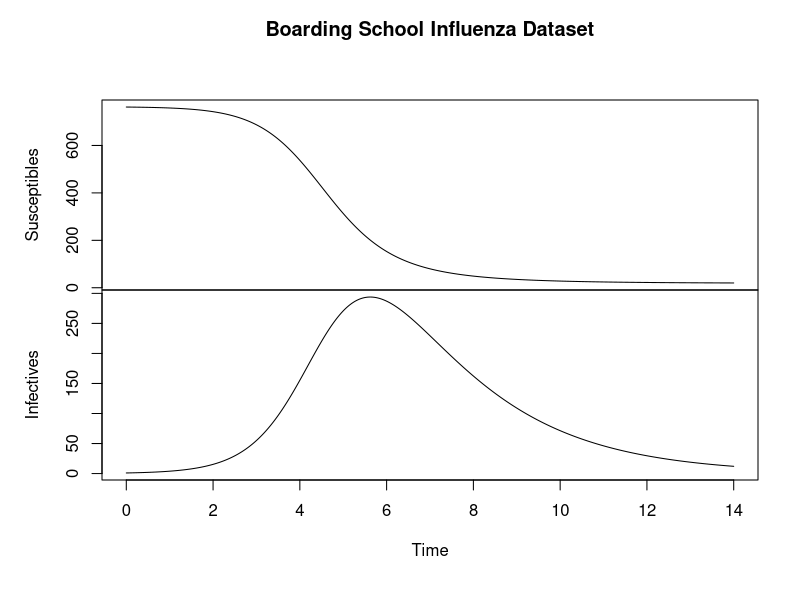

Here is the R script that generated this plot: (Note: this script raises an error after producing the figure.)
library("tidyverse")
library("ggplot2")
library("maxLik")

eulerSIR <- function(x0, theta, deltat, T){
  s=T/deltat  #number of steps
  iterations <- matrix(0,s+1,2)
  #put in initial values
  iterations[1,] <- x0
  #define f(S,I)
  S <- x0[1]
  I <- x0[2]
  for (i in 2:(s+1)) {
    #calculate
    dS <- -theta[1]*S*I
    dI <- theta[1]*S*I-theta[2]*I
    iterations[i,1] <- iterations[i-1,1]+ deltat*dS
    iterations[i,2] <- iterations[i-1,2]+deltat*dI
    S <- iterations[i,1]
    I <- iterations[i,2]
  }
  return(iterations)
}


dargatz <- eulerSIR(c(762,1),c(exp(-6),0.5),0.01,14)
colnames(dargatz) <- c("Susceptibles", "Infectives")
plot(ts(dargatz, start=0, deltat=0.01), main="Boarding School Influenza Dataset")

set.seed(123)
#ADDITIVE GAUSSIAN NOISE
add.loglike_epi <- function(theta, y, deltat, x0){
  N <- length(y)
  inc <- 1/deltat
  output <- eulerSIR(x0, exp(c(theta[1],theta[2])), deltat, N-1)
  index <- 1+(0:(N-1))*inc
  output <- output[index, 2]
  loglikeindiv <- dnorm(y, output, exp(theta[3]), log=TRUE)
  loglike <- sum(loglikeindiv)
  return (loglike)
}

Its.add <- rnorm(15, dargatz[1+(0:14)*100, 2],3)
loglike_epi(c(-6,log(0.5), 0), Its.add,0.01,c(762,1))

test1 <- maxLik(add.loglike_epi,start=c(-5,1,1),tol=-1,reltol=1e-12,y=Its.add,deltat=0.01,x0=c(762,1))
test.add <- logLik(test1)
add <- coef(test1)

add.pred <- eulerSIR(c(762,1), c(exp(add[1]), exp(add[2])),0.01, 14)

plot(ts(Its.add))

lq.add <- qnorm(0.025, add.pred[,2], exp(add[3]))
uq.add <- qnorm(0.975, add.pred[,2], exp(add[3]))

plot(ts(add.pred[,2],start=0,deltat=0.01), type="l",ylim=range(c(lq.add, uq.add)), lwd=0.6)
lines(ts(lq.add,start=0,deltat=0.01), lty=2, lwd=0.6, col=2)
lines(ts(uq.add,start=0,deltat=0.01), lty=2, lwd=0.6, col=2)


#MULTIPLICATIVE GAUSSIAN NOISE
mult.loglike_epi <- function(theta, y, deltat, x0){
  N <- length(y)
  inc <- 1/deltat
  output <- eulerSIR(x0, exp(c(theta[1],theta[2])), deltat, N-1)
  index <- 1+(0:(N-1))*inc
  output <- output[index, 2]
  loglikeindiv <- dlnorm(y, log(output), exp(theta[3]), log=TRUE)
  loglike <- sum(loglikeindiv)
  return (loglike)
}


#this is where noise comes in
#Its.mult <- exp(rnorm(15,log(dargatz[1+(0:14)*100, 2]),1))
Its.mult <- rlnorm(15, log(dargatz[1+(0:14)*100, 2]),1)
mult.loglike_epi(c(-6,log(0.5), 0), Its.mult,0.01,c(762,1))
#huge difference between diff ways of getting Its.mult - why? which is correct?

test2 <- maxLik(mult.loglike_epi,start=c(-5,1,1),tol=-1,reltol=1e-12,y=Its.mult,deltat=0.01,x0=c(762,1))
test.mult <- logLik(test2)
mult <- coef(test2)

mult.pred <- eulerSIR(c(762,1), c(exp(mult[1]), exp(mult[2])),0.01, 14)

plot(ts(Its.mult))

lq.mult <- qlnorm(0.025, log(mult.pred[,2]), exp(mult[3]))
uq.mult <- qlnorm(0.975, log(mult.pred[,2]), exp(mult[3]))

plot(ts(mult.pred[,2],start=0,deltat=0.01), ylim=c(0,1000), ylab="infectives")
lines(ts(lq.mult,start=0,deltat=0.01), col=2)
lines(ts(uq.mult,start=0,deltat=0.01), col=2)

#OTHER NOISE (Decoupled Poisson): Yt|It~ N(It, sigma^2*It)
selfmult.loglike_epi <- function(theta, y, deltat, x0){
  N <- length(y)
  inc <- 1/deltat
  output <- eulerSIR(x0, exp(c(theta[1],theta[2])), deltat, N-1)
  index <- 1+(0:(N-1))*inc
  output <- output[index, 2]
  loglikeindiv <- dnorm(y, output, exp(theta[3]) * sqrt(output), log = TRUE)
  loglike <- sum(loglikeindiv)
  return (loglike)
}
Its.selfmult <- rnorm(15,dargatz[1+(0:14)*100, 2],sqrt(dargatz[1+(0:14)*100, 2])*1)
loglike_epi(c(-6,log(0.5), 0), Its.selfmult,0.01,c(762,1))

test3 <- maxLik(selfmult.loglike_epi,start=c(-5,1,1),tol=-1,reltol=1e-12,y=Its.selfmult,deltat=0.01,x0=c(762,1))
test.selfmult <- logLik(test3)
selfmult <- coef(test3)

selfmult.pred <- eulerSIR(c(762,1), c(exp(selfmult[1]), exp(selfmult[2])),0.01, 14)

plot(ts(Its.selfmult))
plot(selfmult.pred[,2])

lq.selfmult <- qnorm(0.025, selfmult.pred[,2], exp(selfmult[3])*sqrt(selfmult.pred[2]))
uq.selfmult <- qnorm(0.975, selfmult.pred[,2], exp(selfmult[3])*sqrt(selfmult.pred[2]))

plot(ts(selfmult.pred[,2],start=0,deltat=0.01), ylim=c(0,400), ylab="infectives")
lines(ts(lq.selfmult,start=0,deltat=0.01), col=2)
lines(ts(uq.selfmult,start=0,deltat=0.01), col=2)


#AIC calculations
K <- 3
aicfunc <- function(K,L){
  return(2*K-2*L)
}
AIC.add <- aicfunc(3,test.add)
AIC.mult <- aicfunc(3,test.mult)
AIC.selfmult <- aicfunc(3,test.selfmult)

AIC.add
AIC.mult
AIC.selfmult

#par(mfrow=c(1,1))
#plot to include in diss
pdf("noisemodsptsyel2.pdf", width = 9, height = 3.2)
par(mfrow=c(1,3))
#add
plot(ts(add.pred[,2],start=0,deltat=0.01), type="l",ylim=range(c(lq.add, uq.add)), ylab="infectives", lwd=0.6, main="Additive")
lines(ts(lq.add,start=0,deltat=0.01), lty=2, lwd=0.6, col=2)
lines(ts(uq.add,start=0,deltat=0.01), lty=2, lwd=0.6, col=2)
lines(ts(Its.add,start=0,deltat=1),type="p", cex=0.7, col=7)
#mult
plot(ts(mult.pred[,2],start=0,deltat=0.01), ylim=c(0,650),ylab="infectives", type="l", main="Multiplicative")
lines(ts(lq.mult,start=0,deltat=0.01), col=2, lty=2)
lines(ts(uq.mult,start=0,deltat=0.01), col=2, lty=2)
lines(ts(Its.mult,start=0,deltat=1),type="p", cex=0.7,col=7)
#selfmult
plot(ts(selfmult.pred[,2],start=0,deltat=0.01), ylim=c(0,400), ylab="infectives", type="l", main="Poisson De-coupled")
lines(ts(lq.selfmult,start=0,deltat=0.01), col=2, lty=2)
lines(ts(uq.selfmult,start=0,deltat=0.01), col=2, lty=2)
lines(ts(Its.selfmult,start=0,deltat=1),type="p",cex=0.7,col=7)
dev.off()
